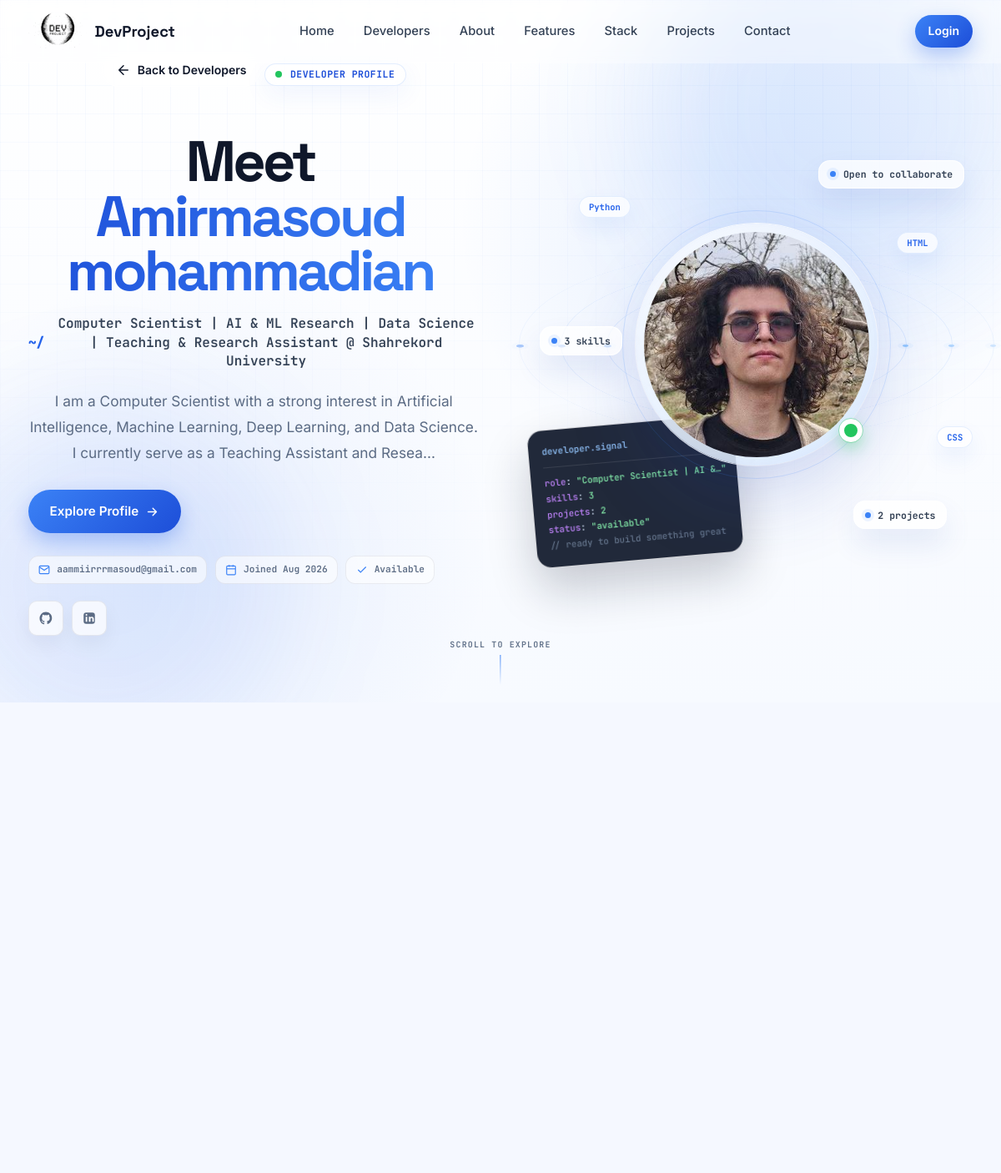
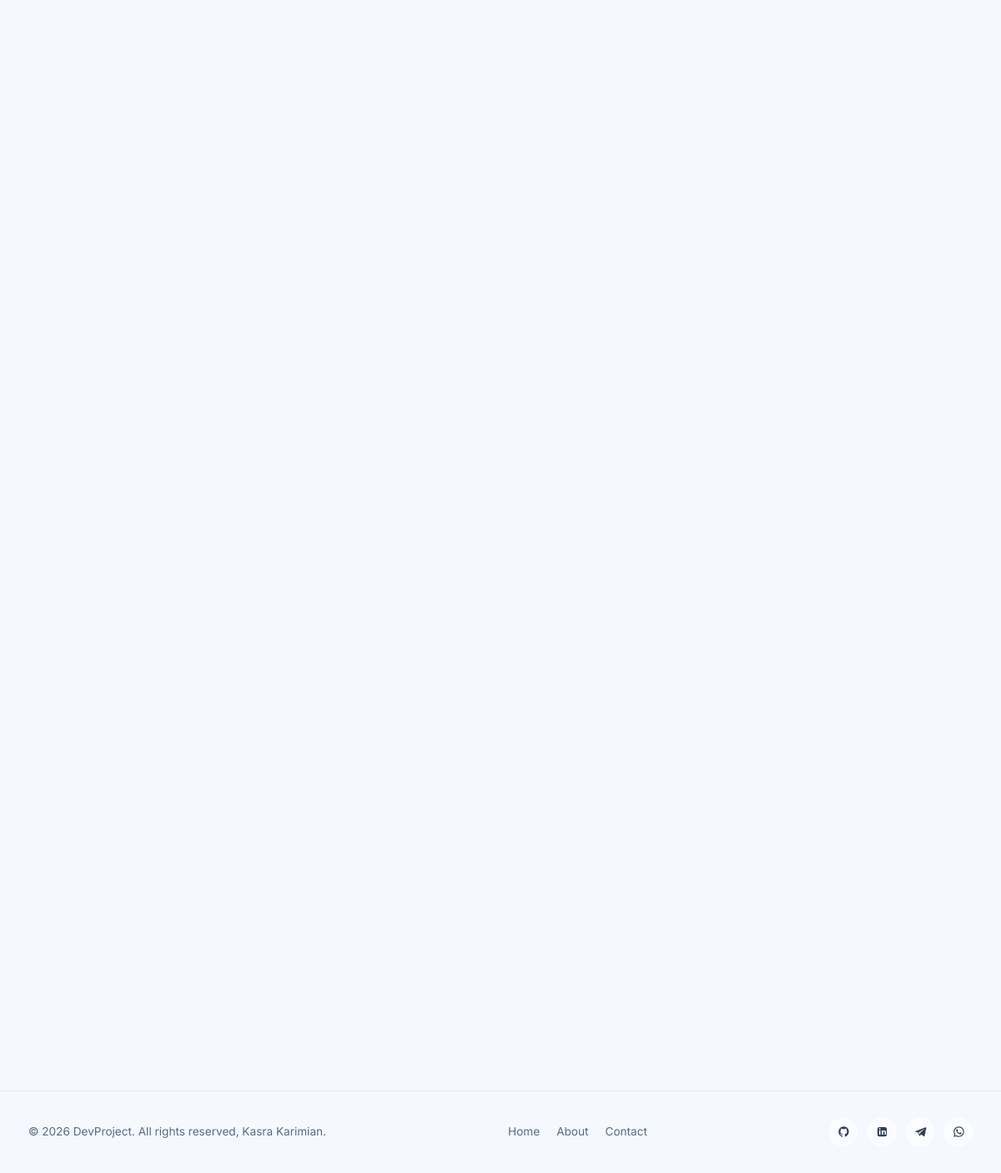
Screenshot of /profile/c1287c07-e138-4459-a848-0688c447a8cb/ with the database file from the repository (2 pictures, top to bottom).
### users/models.py (models this page shows, shortened)
class profile(models.Model):
    user = models.OneToOneField(User, on_delete=models.CASCADE, null=True, blank=True) # cascade means anytime user deleted profile will deletes too.
    name = models.CharField(max_length=200, null=True, blank=True)
    location = models.CharField(max_length=200, null=True, blank=True)
    username = models.CharField(max_length=200, null=True, blank=True)
    email = models.EmailField(max_length=200, null=True, blank=True)
    short_intro = models.CharField(max_length=200, null=True, blank=True)
    bio = models.TextField(null=True, blank=True)
    profile_image = models.ImageField(null=True, blank=True, upload_to='profiles/', default='profiles/default_profile.jpg')
    social_github = models.CharField(max_length=200, null=True, blank=True)
    social_linkedin = models.CharField(max_length=200, null=True, blank=True)
    social_telegram = models.CharField(max_length=200, null=True, blank=True)
    social_whatsapp = models.CharField(max_length=200, null=True, blank=True)
    social_youtube = models.CharField(max_length=200, null=True, blank=True)
    social_website = models.CharField(max_length=200, null=True, blank=True)
    created = models.DateTimeField(auto_now_add=True)
    id = models.UUIDField(default=uuid.uuid4, unique=True, primary_key=True, editable=False)

class Skill(models.Model):
    owner = models.ForeignKey(profile, on_delete=models.CASCADE, related_name='skills', null=True, blank=True)
    name = models.CharField(max_length=200,null=True, blank=True)
    description = models.TextField(null=True, blank=True)
    created = models.DateTimeField(auto_now_add=True)
    id = models.UUIDField(default=uuid.uuid4, unique=True, primary_key=True, editable=False)

### users/views.py (the view)
# urls.py: path('profile/<str:pk>/', views.userProfile, name="userProfile"),
def userProfile(request, pk):
    profile_item = get_object_or_404(
        profile.objects.prefetch_related('skills'), id=pk
    )
    skills = profile_item.skills.all()
    skills_count = len(skills)  # already prefetched, so len() is free
    projects = list(
        profile_item.project_set.prefetch_related('tags').order_by('-created')
    )
    projects_count = len(projects)
    social_count = 0
    if profile_item.social_github: social_count += 1
    if profile_item.social_linkedin: social_count += 1
    if profile_item.social_website: social_count += 1
    if profile_item.social_whatsapp: social_count += 1
    if profile_item.social_telegram: social_count += 1
    if profile_item.social_youtube: social_count += 1
    context = {
        'profile': profile_item,
        'skills': skills,
        'skills_count': skills_count,
        'social_count': social_count,
        'projects': projects,
        'projects_count': projects_count
    }
    return render(request, 'users/userProfile.html', context)

### users/templates/users/userProfile.html (shortened to what this page needs)
{% extends 'main.html' %}
{% block content%}
<section class="hero profile-hero profile-hero--premium" data-profile-hero>
  <div class="hero__canvas">
    <div class="blob" style="top:-12%; right:-4%; width:460px; height:460px; background:rgba(59,130,246,.12);"></div>
    <div class="blob" style="bottom:-8%; left:-7%; width:420px; height:420px; background:rgba(37,99,235,.09);"></div>
  </div>
  <div class="section-inner">
    <div class="profile-hero__inner">
      <div class="profile-hero__content">
        <a href="{% url 'profiles' %}" class="btn btn--ghost btn--sm back-btn">
          <svg viewBox="0 0 24 24" width="18" height="18" fill="none" stroke="currentColor" stroke-width="2" stroke-linecap="round" stroke-linejoin="round">
            <path d="M19 12H5M12 19l-7-7 7-7"/>
          </svg>
          Back to Developers
        </a>
        <span class="profile-eyebrow">
          <span class="profile-eyebrow__pulse"></span>
          Developer Profile
        </span>
        <h1 class="profile-name">
          Meet<br>
          <span class="profile-name__accent">{{ profile.name|default:profile.username }}</span>
        </h1>
        <p class="profile-role">{{ profile.short_intro|default:"Full Stack Developer" }}</p>
        <p class="profile-hero__bio">
          {% if profile.bio %}
            {{ profile.bio|truncatechars:180 }}
          {% else %}
            Building thoughtful digital products, solving difficult problems, and turning ideas into something people can use.
          {% endif %}
        </p>
        <div class="profile-hero__actions">
          <a href="#profile-details" class="btn btn--primary">
            Explore Profile
            <svg viewBox="0 0 24 24" width="17" height="17" fill="none" stroke="currentColor" stroke-width="2" stroke-linecap="round" stroke-linejoin="round">
              <path d="M5 12h14M13 6l6 6-6 6"/>
            </svg>
          </a>
        </div>
        <div class="profile-hero__meta">
          <span class="profile-hero__meta-item">
            <svg viewBox="0 0 24 24" width="14" height="14" fill="none" stroke="currentColor" stroke-width="2">
              <path d="M4 4h16c1.1 0 2 .9 2 2v12c0 1.1-.9 2-2 2H4c-1.1 0-2-.9-2-2V6c0-1.1.9-2 2-2z"/><polyline points="22,6 12,13 2,6"/>
            </svg>
            {{ profile.email|default:"email@example.com" }}
          </span>
          <span class="profile-hero__meta-item">
            <svg viewBox="0 0 24 24" width="14" height="14" fill="none" stroke="currentColor" stroke-width="2">
              <rect x="3" y="4" width="18" height="18" rx="2"/><line x1="16" y1="2" x2="16" y2="6"/><line x1="8" y1="2" x2="8" y2="6"/><line x1="3" y1="10" x2="21" y2="10"/>
            </svg>
            Joined {{ profile.created|date:"M Y" }}
          </span>
          <span class="profile-hero__meta-item">
            <svg viewBox="0 0 24 24" width="14" height="14" fill="none" stroke="currentColor" stroke-width="2">
              <polyline points="20 6 9 17 4 12"/>
            </svg>
            {% if profile.bio %}Available{% else %}Profile active{% endif %}
          </span>
        </div>
        <div class="profile-hero__socials">
          {% if profile.social_github %}<a href="{{ profile.social_github }}" target="_blank" rel="noopener" aria-label="GitHub" class="social-link"></a>{% endif %}
          {% if profile.social_linkedin %}<a href="{{ profile.social_linkedin }}" target="_blank" rel="noopener" aria-label="LinkedIn" class="social-link"></a>{% endif %}
        </div>
      </div>
      <div class="profile-signal" data-profile-parallax>
        <div class="profile-skill-cloud">
          {% for skill in skills|slice:":6" %}
            <span class="profile-skill-chip" style="--dur:{{ forloop.counter|add:3 }}s; --delay:-{{ forloop.counter }}s;">{{ skill.name }}</span>
          {% empty %}
            <span class="profile-skill-chip" style="--dur:5s;">Python</span>
            <span class="profile-skill-chip" style="--dur:6s;">Django</span>
            <span class="profile-skill-chip" style="--dur:4.5s;">JavaScript</span>
            <span class="profile-skill-chip" style="--dur:5.5s;">Git</span>
          {% endfor %}
        </div>
        <div class="profile-core" data-parallax-layer="core">
          {% if profile.profile_image %}
            <img class="profile-core__image" src="{{ profile.profile_image.url }}" alt="{{ profile.name|default:profile.username }}" width="290" height="290" fetchpriority="high" />
          {% else %}
            <div class="profile-core__placeholder">
              <svg viewBox="0 0 24 24" fill="none" stroke="currentColor" stroke-width="1.3"><path d="M20 21v-2a4 4 0 0 0-4-4H8a4 4 0 0 0-4 4v2"/><circle cx="12" cy="7" r="4"/></svg>
            </div>
          {% endif %}
          <span class="profile-core__status"></span>
        </div>
        <span class="profile-float profile-float--top" data-parallax-layer="top"><span class="profile-float__dot"></span>{% if profile.bio %}Open to collaborate{% else %}Profile active{% endif %}</span>
        <span class="profile-float profile-float--left" data-parallax-layer="left"><span class="profile-float__dot"></span>{{ skills_count }} skills</span>
        <span class="profile-float profile-float--bottom" data-parallax-layer="bottom"><span class="profile-float__dot"></span>{{ projects_count }} projects</span>
        <div class="profile-code-card" data-parallax-layer="code">
          <span class="profile-code-line"><span class="profile-code-key">role</span>: <span class="profile-code-value">"{{ profile.short_intro|default:"Full Stack Developer"|truncatechars:26 }}"</span></span>
          <span class="profile-code-line"><span class="profile-code-key">skills</span>: <span class="profile-code-value">{{ skills_count }}</span></span>
          <span class="profile-code-line"><span class="profile-code-key">projects</span>: <span class="profile-code-value">{{ projects_count }}</span></span>
          <span class="profile-code-line"><span class="profile-code-key">status</span>: <span class="profile-code-value">"{% if profile.bio %}available{% else %}active{% endif %}"</span></span>
          <span class="profile-code-line profile-code-comment">// ready to build something great</span>
        </div>
      </div>
    </div>
  </div>
  <div class="profile-scroll">Scroll to explore</div>
</section>
<section class="section section--tint" id="profile-details">
  <div class="section-inner">
    <div class="profile-grid">
      <div class="profile-main">
      </div>
      <aside class="profile-sidebar">
      </aside>
    </div>
  </div>
</section>
{% endblock %}

### rows the page displays
profile: short_intro "Computer Scientist | AI & ML Research | Data Science | Teaching & Research Assistant @ Shahrekord University", bio "I am a Computer Scientist with a strong interest in Artificial Intelligence, Machine Learning, Deep Learning, and Data Science. I currently serve as a Teaching Assistant and Resea…", email "aammiirrrmasoud@gmail.com", created "Aug 2026", profile_image (picture), short_intro "Computer Scientist | AI &…"
Skill: name "Python"
Skill: name "HTML"
Skill: name "CSS"

### other values shown
{{ skills_count }} "3"
{{ projects_count }} "2"
